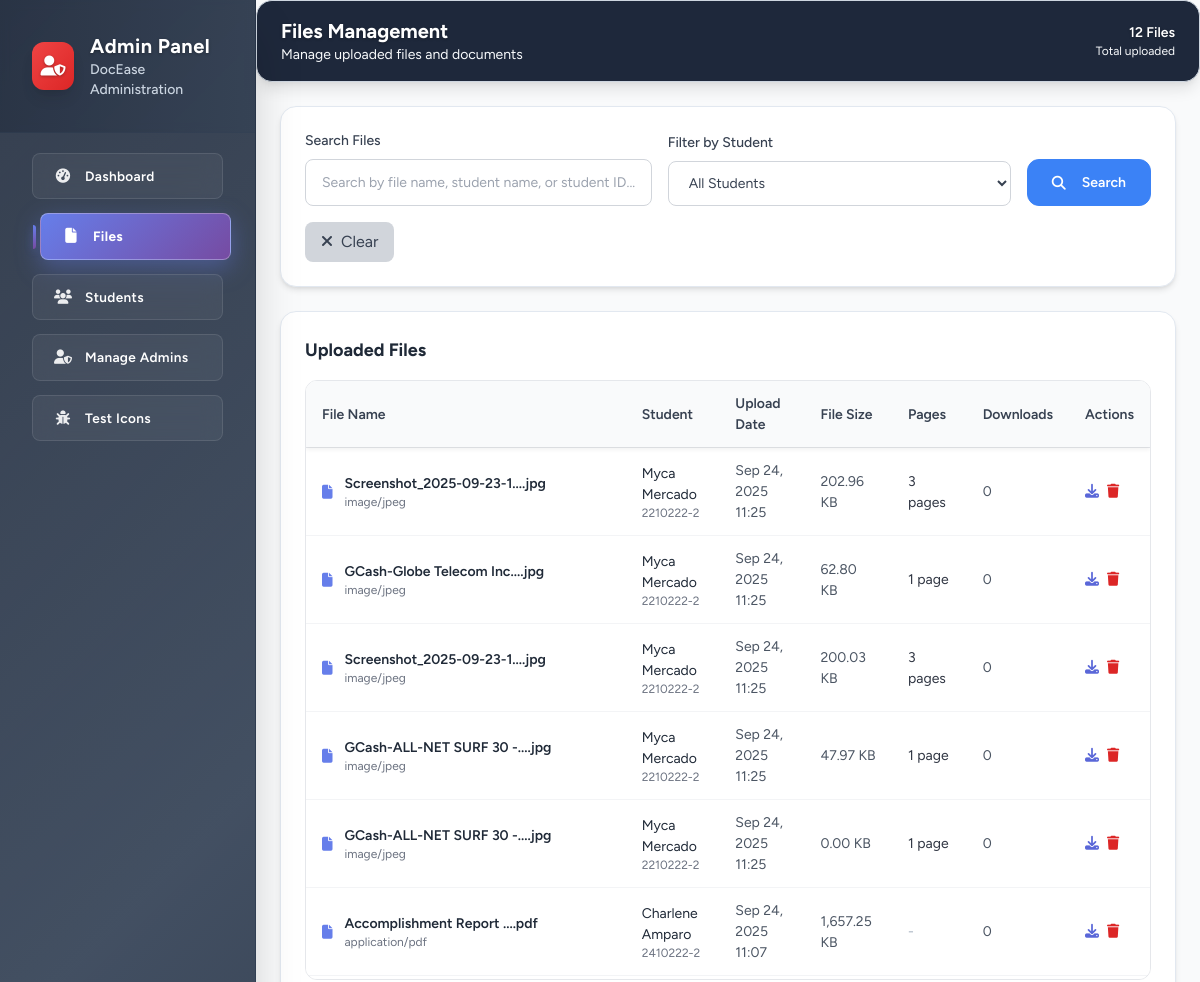
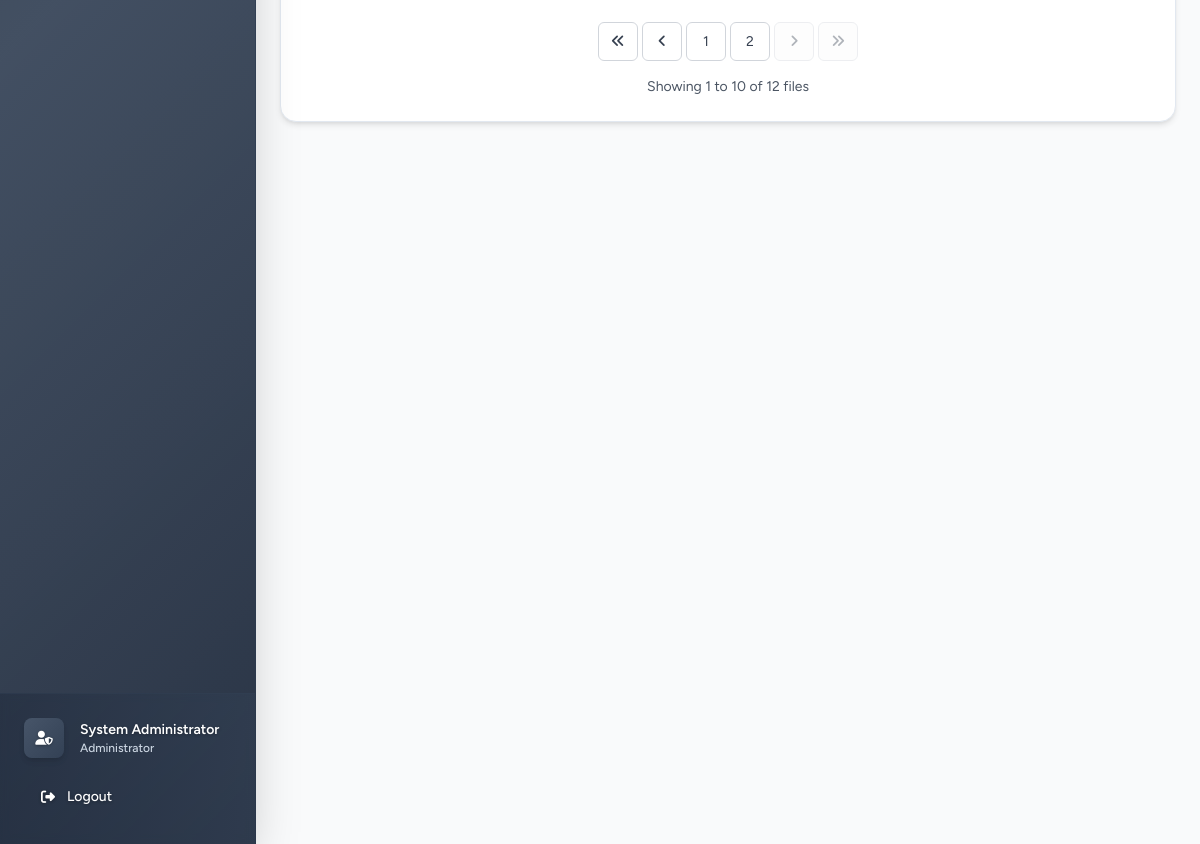
The page /admin/files.php (signed in) on the database its author committed (2 pictures, top to bottom).
### tables this page shows
CREATE TABLE `uploaded_files` (
  `id` int NOT NULL,
  `StudentNo` varchar(50) DEFAULT NULL,
  `original_name` varchar(255) NOT NULL,
  `file_name` varchar(255) NOT NULL,
  `file_path` varchar(500) NOT NULL,
  `file_size` bigint NOT NULL,
  `file_type` varchar(100) DEFAULT NULL,
  `mac_address` varchar(17) DEFAULT NULL,
  `location_latitude` decimal(10,8) DEFAULT NULL,
  `location_longitude` decimal(11,8) DEFAULT NULL,
  `location_address` text,
  `upload_date` datetime NOT NULL,
  `status` enum('pending','processing','completed','failed') DEFAULT 'pending',
  `is_deleted` tinyint(1) DEFAULT '0',
  `deleted_at` datetime DEFAULT NULL,
  `deleted_by` varchar(50) DEFAULT NULL,
  `download_count` int DEFAULT '0',
  `first_download_date` datetime DEFAULT NULL,
  `last_download_date` datetime DEFAULT NULL,
  `processed_date` datetime DEFAULT NULL,
  `notes` text,
  `created_at` datetime DEFAULT CURRENT_TIMESTAMP,
  `updated_at` datetime DEFAULT CURRENT_TIMESTAMP ON UPDATE CURRENT_TIMESTAMP,
  `page_count` int DEFAULT NULL
);

CREATE TABLE `students` (
  `id` int NOT NULL,
  `StudentNo` varchar(20) NOT NULL,
  `Surname` varchar(50) NOT NULL,
  `FirstName` varchar(50) NOT NULL,
  `MiddleName` varchar(50) DEFAULT NULL,
  `Sex` enum('M','F') DEFAULT 'M',
  `Course` varchar(100) NOT NULL,
  `Major` varchar(100) DEFAULT NULL,
  `Status` enum('Continuing','New','Transferee') DEFAULT 'New',
  `Year` varchar(20) NOT NULL,
  `Section` varchar(20) DEFAULT NULL,
  `Lec` int DEFAULT NULL,
  `Lab` int DEFAULT NULL,
  `BirthDate` date DEFAULT NULL,
  `Barangay` varchar(100) DEFAULT NULL,
  `Municipality` varchar(100) DEFAULT NULL,
  `Province` varchar(100) DEFAULT NULL,
  `email` varchar(100) DEFAULT NULL,
  `phone` varchar(20) DEFAULT NULL,
  `profile_picture` varchar(255) DEFAULT NULL,
  `created_by` int NOT NULL,
  `created_at` timestamp NULL DEFAULT CURRENT_TIMESTAMP,
  `updated_at` timestamp NULL DEFAULT CURRENT_TIMESTAMP ON UPDATE CURRENT_TIMESTAMP
);

### admin/files.php (the view, shortened to what the rows shown need)
<?php
$items_per_page = 10;
$current_page = isset($_GET['page']) ? (int)$_GET['page'] : 1;
$offset = ($current_page - 1) * $items_per_page;
$database = new Database();
$db = $database->getConnection();
$where_conditions = [];
$where_clause = !empty($where_conditions) ? "WHERE " . implode(" AND ", $where_conditions) : "";
$files_query = "SELECT uf.*, s.FirstName, s.Surname, s.Course
                FROM uploaded_files uf
                LEFT JOIN students s ON uf.StudentNo COLLATE utf8mb4_general_ci = s.StudentNo COLLATE utf8mb4_general_ci
                $where_clause
                ORDER BY uf.upload_date DESC
                LIMIT :limit OFFSET :offset";
$files_stmt = $db->prepare($files_query);
$files_stmt->bindValue(':limit', $items_per_page, PDO::PARAM_INT);
$files_stmt->bindValue(':offset', $offset, PDO::PARAM_INT);
$files_stmt->execute();
$files = $files_stmt->fetchAll();
function truncateFileName($filename, $maxLength = 30) {
    if (strlen($filename) <= $maxLength) {
        return $filename;
    }
    $extension = pathinfo($filename, PATHINFO_EXTENSION);
    $nameWithoutExt = pathinfo($filename, PATHINFO_FILENAME);
    if ($extension) {
        $availableLength = $maxLength - strlen($extension) - 4;
        if ($availableLength > 0) {
            $truncatedName = substr($nameWithoutExt, 0, $availableLength) . '...';
            return $truncatedName . '.' . $extension;
        } else {
            return substr($filename, 0, $maxLength - 3) . '...';
        }
    } else {
        return substr($filename, 0, $maxLength - 3) . '...';
    }
}
include '../includes/header.php';
?>
<div class="min-h-screen bg-gray-50 flex">
    <?php include 'includes/sidebar.php'; ?>
    <div class="flex-1 ml-64 main-content-mobile">
        <nav class="glass-dark backdrop-blur-sm border-b px-6 py-4" style="border-color: var(--border);">
            <div class="flex items-center justify-between">
                <div>
                    <h2 class="text-xl font-bold text-white">Files Management</h2>
                </div>
            </div>
        </nav>
        <div class="p-6">
            <div class="glass-card p-6">
                <div id="filesTableContainer">
                <div class="table-container">
                    <table class="w-full">
                        <thead class="table-fixed-header">
                            <tr class="border-b border-gray-200">
                                <th class="text-left py-3 px-4 font-semibold text-gray-700">File Name</th>
                                <th class="text-left py-3 px-4 font-semibold text-gray-700">Student</th>
                                <th class="text-left py-3 px-4 font-semibold text-gray-700">Upload Date</th>
                                <th class="text-left py-3 px-4 font-semibold text-gray-700">File Size</th>
                                <th class="text-left py-3 px-4 font-semibold text-gray-700">Pages</th>
                                <th class="text-left py-3 px-4 font-semibold text-gray-700">Downloads</th>
                                <th class="text-left py-3 px-4 font-semibold text-gray-700">Actions</th>
                            </tr>
                        </thead>
                            <tbody id="filesTableBody">
                            <?php if (empty($files)): ?>
                                <tr>
                                    <td colspan="7" class="text-center py-12 text-gray-500">
                                        <i class="fas fa-inbox text-4xl mb-4 block"></i>
                                        No files found
                                    </td>
                                </tr>
                            <?php else: ?>
                                <?php foreach ($files as $file): ?>
                                    <tr class="border-b border-gray-100 hover:bg-gray-50 transition-colors <?php echo $file['is_deleted'] ? 'bg-red-50 opacity-75' : ''; ?>">
                                        <td class="py-3 px-4">
                                            <div class="flex items-center space-x-3">
                                                <?php if ($file['is_deleted']): ?>
                                                    <i class="fas fa-file text-red-400"></i>
                                                <?php else: ?>
                                                    <i class="fas fa-file text-primary-500"></i>
                                                <?php endif; ?>
                                                <div>
                                                    <div class="flex items-center space-x-2">
                                                        <p class="font-semibold <?php echo $file['is_deleted'] ? 'text-red-600 line-through' : 'text-gray-800'; ?>" title="<?php echo htmlspecialchars($file['original_name']); ?>">
                                                            <?php echo htmlspecialchars(truncateFileName($file['original_name'])); ?>
                                                        </p>
                                                    </div>
                                                    <p class="text-xs text-gray-500"><?php echo htmlspecialchars($file['file_type'] ?? 'Unknown'); ?></p>
                                                </div>
                                            </div>
                                        </td>
                                        <td class="py-3 px-4">
                                            <?php if ($file['FirstName']): ?>
                                                <p class="text-gray-800"><?php echo htmlspecialchars($file['FirstName'] . ' ' . $file['Surname']); ?></p>
                                                <p class="text-xs text-gray-500"><?php echo htmlspecialchars($file['StudentNo']); ?></p>
                                            <?php else: ?>
                                                <p class="text-gray-500"><?php echo htmlspecialchars($file['StudentNo']); ?></p>
                                            <?php endif; ?>
                                        </td>
                                        <td class="py-3 px-4 text-gray-600">
                                            <?php echo date('M d, Y H:i', strtotime($file['upload_date'])); ?>
                                        </td>
                                        <td class="py-3 px-4 text-gray-600">
                                            <?php echo isset($file['file_size']) ? number_format($file['file_size'] / 1024, 2) . ' KB' : 'N/A'; ?>
                                        </td>
                                        <td class="py-3 px-4 text-gray-600">
                                            <?php
                                            require_once '../includes/page_detection.php';
                                            echo getPageCountDisplay($file['page_count'] ?? null, $file['original_name']);
                                            ?>
                                        </td>
                                        <td class="py-3 px-4 text-gray-600">
                                            <?php echo $file['download_count'] ?? 0; ?>
                                        </td>
                                        <td class="py-3 px-4">
                                            <div class="flex space-x-2">
                                                <a
                                                    href="download_file.php?id=<?php echo $file['id']; ?>"
                                                    class="text-primary-600 hover:text-primary-800 transition-colors"
                                                    title="Download"
                                                >
                                                    <i class="fas fa-download"></i>
                                                </a>
                                                <button
                                                    onclick="deleteFile(<?php echo $file['id']; ?>)"
                                                    class="text-red-600 hover:text-red-800 transition-colors"
                                                    title="Delete"
                                                >
                                                    <i class="fas fa-trash"></i>
                                                </button>
                                            </div>
                                        </td>
                                    </tr>
                                <?php endforeach; ?>
                            <?php endif; ?>
                        </tbody>
                    </table>
                    </div>
                </div>
            </div>
        </div>
    </div>
</div>
<?php include '../includes/footer.php'; ?>

### includes/page_detection.php (shortened to what the rows shown need)
<?php
function getPageCountDisplay($page_count, $file_type) {
    if ($page_count === null) {
        return '<span class="text-muted">-</span>';
    }
    $extension = strtolower(pathinfo($file_type, PATHINFO_EXTENSION));
    switch ($extension) {
        case 'xls':
        case 'xlsx':
        case 'ods':
            $unit = $page_count == 1 ? 'sheet' : 'sheets';
            break;
        default:
            $unit = $page_count == 1 ? 'page' : 'pages';
            break;
    }
    return "<span class='text-dark'>{$page_count} {$unit}</span>";
}
?>

### rows shown on the page
uploaded_files: is_deleted 0 (drawn), original_name "Screenshot_2025-09-23-1....jpg", file_type "image/jpeg", students.FirstName+Surname "Myca Mercado", StudentNo "2210222-2", upload_date "Sep 24, 2025 11:25", $file['file_size']/1024 "202.96", page_count "3", page_count "pages", download_count "0"
uploaded_files: is_deleted 0 (drawn), original_name "GCash-Globe Telecom Inc....jpg", file_type "image/jpeg", students.FirstName+Surname "Myca Mercado", StudentNo "2210222-2", upload_date "Sep 24, 2025 11:25", $file['file_size']/1024 "62.80", page_count "1", page_count "page", download_count "0"
uploaded_files: is_deleted 0 (drawn), original_name "Screenshot_2025-09-23-1....jpg", file_type "image/jpeg", students.FirstName+Surname "Myca Mercado", StudentNo "2210222-2", upload_date "Sep 24, 2025 11:25", $file['file_size']/1024 "200.03", page_count "3", page_count "pages", download_count "0"
uploaded_files: is_deleted 0 (drawn), original_name "GCash-ALL-NET SURF 30 -....jpg", file_type "image/jpeg", students.FirstName+Surname "Myca Mercado", StudentNo "2210222-2", upload_date "Sep 24, 2025 11:25", $file['file_size']/1024 "47.97", page_count "1", page_count "page", download_count "0"
uploaded_files: is_deleted 0 (drawn), original_name "GCash-ALL-NET SURF 30 -....jpg", file_type "image/jpeg", students.FirstName+Surname "Myca Mercado", StudentNo "2210222-2", upload_date "Sep 24, 2025 11:25", $file['file_size']/1024 "0.00", page_count "1", page_count "page", download_count "0"
uploaded_files: is_deleted 0 (drawn), original_name "Accomplishment Report ....pdf", file_type "application/pdf", students.FirstName+Surname "Charlene Amparo", StudentNo "2410222-2", upload_date "Sep 24, 2025 11:07", $file['file_size']/1024 "1,657.25", download_count "0"

### other values the page prints
$item['text'] "Dashboard"
$item['text'] "Files"
$item['text'] "Students"
$item['text'] "Manage Admins"
$item['text'] "Test Icons"
$_SESSION['admin_name'] "System Administrator"
$total_items "12"
$offset + 1 "1"
min($offset + $items_per_page, $total_items) "10"
